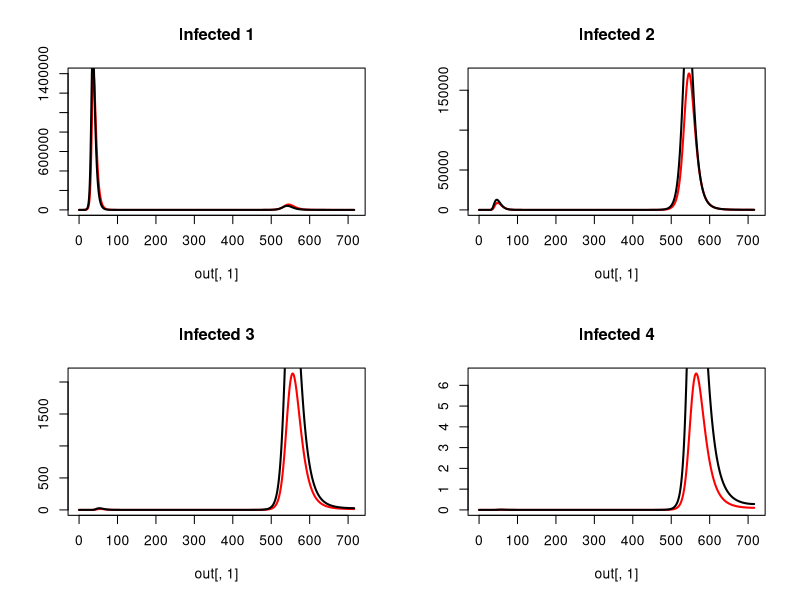

This chart was generated by the following R code:
############################
#CRC info
############################
args = commandArgs(TRUE)
input = as.numeric(args[1])
vac.vec = c(0, 1, 2, 5)
vac = c(rep(0,8), vac.vec[input], rep(0,19))

library(deSolve)

############################
#Initial condidtions and parameters
############################
percentage_vec <- c(rep(1.8,5), rep(1.8,5), rep(1.84,5), rep(1.86,5),
                    17.2, 15, 12.7, 8.8, 5.5, 2.8, 1.3, 0.2)
percentage_vec <- percentage_vec / 100
initial_conditions <- as.data.frame(matrix(NA, nrow = 28*4, ncol = 3))
initial_conditions[,2] <- rep(1:28,4)
for(i in 1:4){
  x <- i - 1
  initial_conditions[x*(28) + (1:28),1] <- rep(i,28)
}
initial_conditions[,3] <- rep(percentage_vec,4)

susceptible_init_h <- cbind(initial_conditions[,1], initial_conditions[,2], rep(NA, 112))
susceptible_init_h[,3] <- c(initial_conditions[1:28,3] * 6 *10^6, initial_conditions[29:56,3] * 0, 
                            initial_conditions[57:84,3] * 0, initial_conditions[85:112,3] * 0)
susceptible_init_l <- cbind(initial_conditions[,1], initial_conditions[,2], rep(NA, 112))
susceptible_init_l[,3] <- c(initial_conditions[1:28,3] * 6 *10^6, initial_conditions[29:56,3] * 0, 
                            initial_conditions[57:84,3] * 0, initial_conditions[85:112,3] * 0)

infected_init_h <- cbind(initial_conditions[,1], initial_conditions[,2], rep(NA, 112))
infected_init_h[,3] <- c(initial_conditions[1:28,3] * 1, initial_conditions[29:56,3] * 0, 
                         initial_conditions[57:84,3] * 0, initial_conditions[85:112,3] * 0)
infected_init_l <- cbind(initial_conditions[,1], initial_conditions[,2], rep(NA, 112))
infected_init_l[,3] <- c(initial_conditions[1:28,3] * 1, initial_conditions[29:56,3] * 0, 
                         initial_conditions[57:84,3] * 0, initial_conditions[85:112,3] * 0)

recovered_init_h <- cbind(initial_conditions[,1], initial_conditions[,2], rep(NA, 112))
recovered_init_h[,3] <- c(initial_conditions[1:28,3] * 0, initial_conditions[29:56,3] * 0, 
                          initial_conditions[57:84,3] * 0, initial_conditions[85:112,3] * 0)
recovered_init_l <- cbind(initial_conditions[,1], initial_conditions[,2], rep(NA, 112))
recovered_init_l[,3] <- c(initial_conditions[1:28,3] * 0, initial_conditions[29:56,3] * 0, 
                          initial_conditions[57:84,3] * 0, initial_conditions[85:112,3] * 0)


susceptible_h <- function(exposure){
  x <- exposure - 1
  susceptible <- c(susceptible_init_h[(x * 28) + 1:28,3])
}
susceptible_total_h <- sum(susceptible_h(1) + susceptible_h(2) + susceptible_h(3) + susceptible_h(4))
susceptible_l <- function(exposure){
  x <- exposure - 1
  susceptible <- c(susceptible_init_l[(x * 28) + 1:28,3])
}
susceptible_total_l <- sum(susceptible_l(1) + susceptible_l(2) + susceptible_l(3) + susceptible_l(4))

infected_h <- function(exposure){
  x <- exposure - 1
  infected <- c(infected_init_h[(x * 28) + 1:28,3])
} 
infected_total_h <- sum(infected_h(1) + infected_h(2) + infected_h(3) + infected_h(4))
infected_l <- function(exposure){
  x <- exposure - 1
  infected <- c(infected_init_l[(x * 28) + 1:28,3])
} 
infected_total_l <- sum(infected_l(1) + infected_l(2) + infected_l(3) + infected_l(4))

recovered_h <- function(exposure){
  x <- exposure - 1
  recovered <- c(recovered_init_h[(x * 28) + 1:28,3])
} 
recovered_total_h <- sum(recovered_h(1) + recovered_h(2) + recovered_h(3) + recovered_h(4))
recovered_l <- function(exposure){
  x <- exposure - 1
  recovered <- c(recovered_init_l[(x * 28) + 1:28,3])
} 
recovered_total_l <- sum(recovered_l(1) + recovered_l(2) + recovered_l(3) + recovered_l(4))

population_h <- sum(susceptible_total_h + infected_total_h + recovered_total_h)
population_l <- sum(susceptible_total_l + infected_total_l + recovered_total_l)


native <- c(rep(1, 7), rep(0.86, 9), rep(0.842, 4), 0.814, 0.7676, 0.7784, rep(0.809, 5))

parms <- c(beta_h = 0.6125551,
           beta_l = 0.9155611,
           gamma = 1/4,
           sigma = 1/(365 * 1.2),
           mu = 19 / (1000 * 365),
           delta = c((0.013 / 365), rep(0.001 / 365, 4), rep(0, 10), rep(0.001, 5), 
                     0.002 / 365, 0.0025 / 365, 
                     0.004 / 365, 0.0085 / 365,
                     0.0175 / 365, 0.0425 / 365,
                     0.114 / 365, 0.151 / 365),
           age_window = c(rep(1, 21), rep(10, 7)),
           native = c(rep(1, 7), rep(0.86, 9), rep(0.842, 4), 0.814, 0.7676, 0.7784, rep(0.809, 5)),
           travel <- 1 - native,
           vac_h = vac,
           vac_l = vac)

############################
#MODEL
############################
model <- function(t, y, parms){
  
  beta_h <- parms[1]
  beta_l <- parms[2]
  gamma <- parms[3]
  sigma <- parms[4]
  mu <- parms[5]
  delta <- parms[6:33]
  age_window <- parms[34:61]
  native <- parms[62:89]
  travel <- parms[90:117]
  vac_h <- ifelse(t>(365*30), parms[118:145], rep(0,28))
  vac_l <- ifelse(t>(365*30), parms[146:173], rep(0,28))
  
  
  S1_h <- y[1:28]
  I1_h <- y[29:56]
  R1_h <- y[57:84]
  S2_h <- y[85:112]
  I2_h <- y[113:140]
  R2_h <- y[141:168]
  S3_h <- y[169:196]
  I3_h <- y[197:224]
  R3_h <- y[225:252]
  S4_h <- y[253:280]
  I4_h <- y[281:308]
  R4_h <- y[309:336]
  
  S1_l <- y[337:364]
  I1_l <- y[365:392]
  R1_l <- y[393:420]
  S2_l <- y[421:448]
  I2_l <- y[449:476]
  R2_l <- y[477:504]
  S3_l <- y[505:532]
  I3_l <- y[533:560]
  R3_l <- y[561:588]
  S4_l <- y[589:616]
  I4_l <- y[617:644]
  R4_l <- y[645:672]
  
  FOI <- y[673]
  FOI_h <- y[674]
  FOI_l <- y[675]
  
  infected_total_h <- sum(sum(I1_h), sum(I2_h), sum(I3_h), sum(I4_h))
  population_h <- y[1:336]
  pop_h <- sum(population_h)
  infected_total_l <- sum(sum(I1_l), sum(I2_l), sum(I3_l), sum(I4_l))
  population_l <- y[337:672]
  pop_l <- sum(population_l)
  
  effective_population_h <- population_h + rep(travel,12) * population_l
  effective_population_h <- sum(effective_population_h)
  effective_population_l <- population_l + rep(travel,12) * population_h
  effective_population_l <- sum(effective_population_l)
  
  #first infection
  dS1_h <-  
    mu * c(pop_h, rep(0,27)) +
    c(0, 1/365 / head(age_window, -1) * head(S1_h, -1)) -
    c(1/365 / head(age_window, -1) * head(S1_h, -1), 0) -
    native * S1_h * (beta_h * infected_total_h / effective_population_h) -
    travel * S1_h * (beta_l * infected_total_l / effective_population_l) -
    S1_h * delta -
    S1_h * vac_h
  dS1_l <-  
    mu * c(pop_l, rep(0,27)) +
    c(0, 1/365 / head(age_window, -1) * head(S1_l, -1)) -
    c(1/365 / head(age_window, -1) * head(S1_l, -1), 0) -
    travel * S1_l * (beta_h * infected_total_h / effective_population_h) -
    native * S1_l * (beta_l * infected_total_l / effective_population_l) -
    S1_l * delta - 
    S1_l * vac_l
  
  dI1_h <- 
    native * S1_h * (beta_h * infected_total_h / effective_population_h) +
    travel * S1_h * (beta_l * infected_total_l / effective_population_l) +
    c(0, 1/365 / head(age_window, -1) * head(I1_h, -1)) -
    c(1/365 / head(age_window, -1) * head(I1_h, -1), 0) -
    I1_h * gamma -
    I1_h * delta
  dI1_l <- 
    travel * S1_l * (beta_h * infected_total_h / effective_population_h) +
    native * S1_l * (beta_l * infected_total_l / effective_population_l) +
    c(0, 1/365 / head(age_window, -1) * head(I1_l, -1)) -
    c(1/365 / head(age_window, -1) * head(I1_l, -1), 0) -
    I1_l * gamma -
    I1_l * delta
  
  FOI <- FOI + (sum(dI1_h+dI1_l) / (sum(dS1_h+dS1_l) + 1))
  FOI_h <- FOI_h + (sum(dI1_h) / (sum(dS1_h)+1))
  FOI_l <- FOI_l + (sum(dI1_l) / (sum(dS1_l)+1))
  
  dR1_h <-
    I1_h * gamma +
    c(0, 1/365 / head(age_window, -1) * head(R1_h, -1)) -
    c(1/365 / head(age_window, -1) * head(R1_h, -1), 0) -
    R1_h * sigma -
    R1_h * delta +
    S1_h * vac_h - 
    R1_h * vac_h
  dR1_l <-
    I1_l * gamma +
    c(0, 1/365 / head(age_window, -1) * head(R1_l, -1)) -
    c(1/365 / head(age_window, -1) * head(R1_l, -1), 0) -
    R1_l * sigma -
    R1_l * delta +
    S1_l * vac_l - 
    R1_l * vac_l
  
  #second infection
  dS2_h <- 
    R1_h * sigma +
    c(0, 1/365 / head(age_window, -1) * head(S2_h, -1)) -
    c(1/365 / head(age_window, -1) * head(S2_h, -1), 0) -
    native * S2_h * (0.75 * beta_h * infected_total_h / effective_population_h) -
    travel * S2_h * (0.75 * beta_l * infected_total_l / effective_population_l) -
    S2_h * delta - 
    S2_h * vac_h
  dS2_l <- 
    R1_l * sigma +
    c(0, 1/365 / head(age_window, -1) * head(S2_l, -1)) -
    c(1/365 / head(age_window, -1) * head(S2_l, -1), 0) -
    travel * S2_l * (0.75 * beta_h * infected_total_h / effective_population_h) -
    native * S2_l * (0.75 * beta_l * infected_total_l / effective_population_l) -
    S2_l * delta - 
    S2_l * vac_l
  
  dI2_h <- 
    native * S2_h * (0.75 * beta_h * infected_total_h / effective_population_h) +
    travel * S2_h * (0.75 * beta_l * infected_total_l / effective_population_l) +
    c(0, 1/365 / head(age_window, -1) * head(I2_h, -1)) -
    c(1/365 / head(age_window, -1) * head(I2_h, -1), 0) -
    I2_h * gamma -
    I2_h * delta
  dI2_l <- 
    travel * S2_l * (0.75 * beta_h * infected_total_h / effective_population_h) +
    native * S2_l * (0.75 * beta_l * infected_total_l / effective_population_l) +
    c(0, 1/365 / head(age_window, -1) * head(I2_l, -1)) -
    c(1/365 / head(age_window, -1) * head(I2_l, -1), 0) -
    I2_l * gamma -
    I2_l * delta
  
  FOI <- FOI + (sum(dI2_h+dI2_l) / (sum(dS2_h+dS2_l) + 1))
  FOI_h <- FOI_h + (sum(dI2_h) / (sum(dS2_h)+1))
  FOI_l <- FOI_l + (sum(dI2_l) / (sum(dS2_l)+1))
  
  dR2_h <-  
    I2_h * gamma +  
    c(0, 1/365 / head(age_window, -1) * head(R2_h, -1)) -
    c(1/365 / head(age_window, -1) * head(R2_h, -1), 0) -
    R2_h * sigma -
    R2_h * delta +
    R1_h * vac_h +
    S2_h * vac_h -
    R2_h * vac_h
  dR2_l <-  
    I2_l * gamma +  
    c(0, 1/365 / head(age_window, -1) * head(R2_l, -1)) -
    c(1/365 / head(age_window, -1) * head(R2_l, -1), 0) -
    R2_l * sigma -
    R2_l * delta + 
    R1_l * vac_l +
    S2_l * vac_l -
    R2_l * vac_l
  
  #third infection
  dS3_h <- 
    R2_h * sigma + 
    c(0, 1/365 / head(age_window, -1) * head(S3_h, -1)) -
    c(1/365 / head(age_window, -1) * head(S3_h, -1), 0) -
    native * S3_h * (0.5 * beta_h * infected_total_h / effective_population_h) -
    travel * S3_h * (0.5 * beta_l * infected_total_l / effective_population_l) -
    S3_h * delta -
    S3_h * vac_h
  dS3_l <- 
    R2_l * sigma + 
    c(0, 1/365 / head(age_window, -1) * head(S3_l, -1)) -
    c(1/365 / head(age_window, -1) * head(S3_l, -1), 0) -
    travel * S3_l * (0.5 * beta_h * infected_total_h / effective_population_h) -
    native * S3_l * (0.5 * beta_l * infected_total_l / effective_population_l) -
    S3_l * delta -
    S3_l * vac_l
  
  dI3_h <- 
    native * S3_h * (0.5 * beta_h * infected_total_h / effective_population_h) +
    travel * S3_h * (0.5 * beta_l * infected_total_l / effective_population_l) +
    c(0, 1/365 / head(age_window, -1) * head(I3_h, -1)) -
    c(1/365 / head(age_window, -1) * head(I3_h, -1), 0) -
    I3_h * gamma -
    I3_h * delta
  dI3_l <- 
    travel * S3_l * (0.5 * beta_h * infected_total_h / effective_population_h) +
    native * S3_l * (0.5 * beta_l * infected_total_l / effective_population_l) +
    c(0, 1/365 / head(age_window, -1) * head(I3_l, -1)) -
    c(1/365 / head(age_window, -1) * head(I3_l, -1), 0) -
    I3_l * gamma -
    I3_l * delta
  
  FOI <- FOI + (sum(dI3_h+dI1_l) / (sum(dS3_h+dS3_l) + 1))
  FOI_h <- FOI_h + (sum(dI3_h) / (sum(dS3_h)+1))
  FOI_l <- FOI_l + (sum(dI3_l) / (sum(dS3_l)+1))
  
  dR3_h <- 
    I3_h * gamma +
    c(0, 1/365 / head(age_window, -1) * head(R3_h, -1)) -
    c(1/365 / head(age_window, -1) * head(R3_h, -1), 0) -
    R3_h * sigma -
    R3_h * delta + 
    R2_h * vac_h +
    S3_h * vac_h -
    R3_h * vac_h
  dR3_l <- 
    I3_l * gamma +
    c(0, 1/365 / head(age_window, -1) * head(R3_l, -1)) -
    c(1/365 / head(age_window, -1) * head(R3_l, -1), 0) -
    R3_l * sigma -
    R3_l * delta +
    R3_l * vac_l +
    S3_l * vac_l - 
    R3_l * vac_l
  
  #fourth infection
  dS4_h <- 
    R3_h * sigma +
    c(0, 1/365 / head(age_window, -1) * head(S4_h, -1)) -
    c(1/365 / head(age_window, -1) * head(S4_h, -1), 0) -
    native * S4_h * (0.25 * beta_h * infected_total_h / effective_population_h) -
    travel * S4_h * (0.25 * beta_l * infected_total_l / effective_population_l) -
    S4_h * delta - 
    S4_h * vac_h
  dS4_l <- 
    R3_l * sigma +
    c(0, 1/365 / head(age_window, -1) * head(S4_l, -1)) -
    c(1/365 / head(age_window, -1) * head(S4_l, -1), 0) -
    travel * S4_l * (0.25 * beta_h * infected_total_h / effective_population_h) -
    native * S4_l * (0.25 * beta_l * infected_total_l / effective_population_l) -
    S4_l * delta - 
    S4_l * vac_l
  
  dI4_h <- 
    native * S4_h * (0.25 * beta_h * infected_total_h / effective_population_h) +
    travel * S4_h * (0.25 * beta_l * infected_total_l / effective_population_l) +
    c(0, 1/365 / head(age_window, -1) * head(I4_h, -1)) -
    c(1/365 / head(age_window, -1) * head(I4_h, -1), 0) -
    I4_h * gamma -
    I4_h * delta
  dI4_l <- 
    travel * S4_l * (0.25 * beta_h * infected_total_h / effective_population_h) +
    native * S4_l * (0.25 * beta_l * infected_total_l / effective_population_l) +
    c(0, 1/365 / head(age_window, -1) * head(I4_l, -1)) -
    c(1/365 / head(age_window, -1) * head(I4_l, -1), 0) -
    I4_l * gamma -
    I4_l * delta
  
  FOI <- FOI + (sum(dI4_h+dI4_l) / (sum(dS4_h+dS4_l) + 1))
  FOI_h <- FOI_h + (sum(dI4_h) / (sum(dS4_h)+1))
  FOI_l <- FOI_l + (sum(dI4_l) / (sum(dS4_l)+1))
  
  dR4_h <- 
    I4_h * gamma +
    c(0, 1/365 / head(age_window, -1) * head(R4_h, -1)) -
    c(1/365 / head(age_window, -1) * head(R4_h, -1), 0) -
    R4_h * delta +
    R3_h * vac_h +
    S4_h * vac_h
  dR4_l <- 
    I4_l * gamma +
    c(0, 1/365 / head(age_window, -1) * head(R4_l, -1)) -
    c(1/365 / head(age_window, -1) * head(R4_l, -1), 0) -
    R4_l * delta + 
    R3_l * vac_l +
    S4_l * vac_l
  
  
  list(c(dS1_h, dI1_h, dR1_h,
         dS2_h, dI2_h, dR2_h,
         dS3_h, dI3_h, dR3_h,
         dS4_h, dI4_h, dR4_h,
         dS1_l, dI1_l, dR1_l,
         dS2_l, dI2_l, dR2_l,
         dS3_l, dI3_l, dR3_l,
         dS4_l, dI4_l, dR4_l, 
         FOI, FOI_h, FOI_l))
  
}

############################
#RUN MODEL
############################
y_init <- c(susceptible_h(1), infected_h(1), recovered_h(1),
            susceptible_h(2), infected_h(2), recovered_h(2),
            susceptible_h(3), infected_h(3), recovered_h(3),
            susceptible_h(4), infected_h(4), recovered_h(4),
            susceptible_l(1), infected_l(1), recovered_l(1),
            susceptible_l(2), infected_l(2), recovered_l(2),
            susceptible_l(3), infected_l(3), recovered_l(3),
            susceptible_l(4), infected_l(4), recovered_l(4),
            0, 0, 0)
times <- seq(from = 0, to = 365 * 50, by = .1)
out <- ode(times = times, y = y_init, func = model, parms = parms)

############################
#PROCESSING
############################
png(filename = paste('infections_', input, '.png', sep = ''))
par(mfrow = c(2,2))
infected_names <- c("Infected 1", "Infected 2", "Infected 3", "Infected 4")
for(i in 0:3){
  x <- 2 + 3 * i
  y <- x + 12
  legend_y <- max(rowSums(out[,(1+(x-1)*28+1):(1+(x)*28)]))
  {plot(out[,1],rowSums(out[,(1+(x-1)*28+1):(1+(x)*28)]),type='l', 
        col = "red", lwd = 2, ylab = '',
        main = infected_names[i + 1])
    lines(out[,1],rowSums(out[,(1+(y-1)*28+1):(1+(y)*28)]),type='l', lwd = 2)
    legend(8000, (2/3) * legend_y, legend=c("High SES", "Low SES"),
           col=c("red", "black"), lwd = c(2,2), cex=0.8)
  }}
dev.off()


############################
#OUTPUT
############################
out_last <- out[nrow(out),]
FOI <- out[,674]
FOI_h <- out[,675]
FOI_l <- out[,676]
save(out_last, file = paste('output_', input, '.RData', sep = ''))
save(FOI, file = paste('FOI_', input, '.RData', sep = ''))
save(FOI_h, file = paste('FOI.h_', input, '.RData', sep = ''))
save(FOI_l, file = paste('FOI.l_', input, '.RData', sep = ''))
